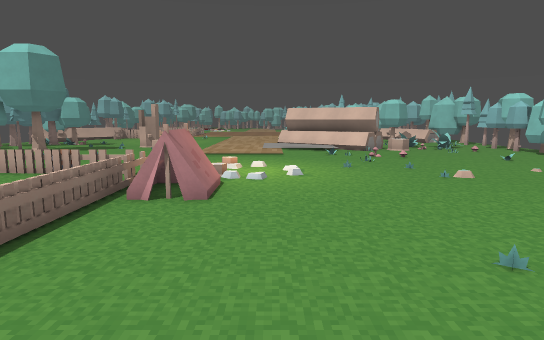
view 1 (above)

24 first-person views from a walk through a Godot game level. The camera is 1.5 m above the floor, tilts 8° down and sees 75° across. The floor is counted in squares, 1 m on a side. Each view is taken from the middle of a square. On the plan, view 1 faces up. The plan holds only what a view shows up to about 16 squares ahead; the rest is blank. The place goes on beyond the plan. Some surface patterns are stand-ins.

view 2
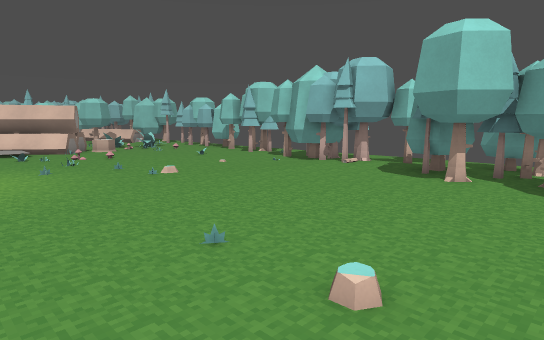

view 3
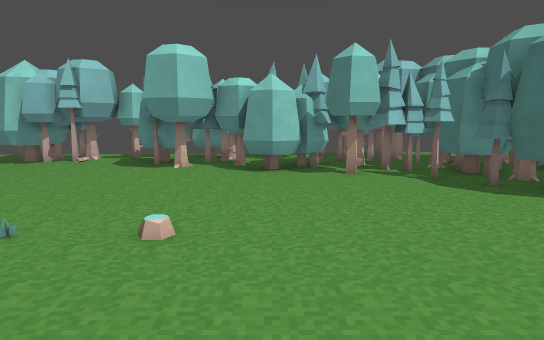

view 4
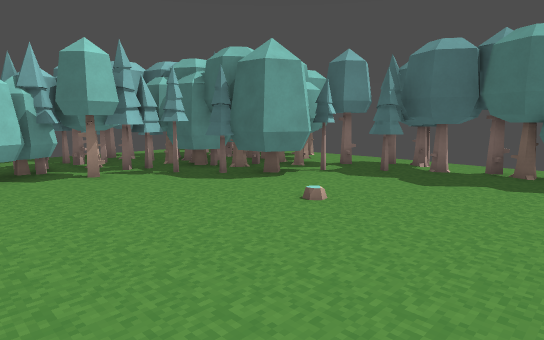

view 5
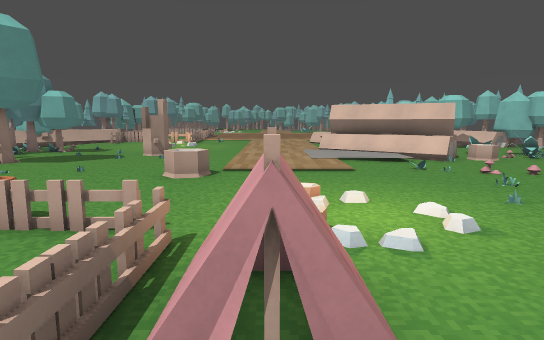

view 6
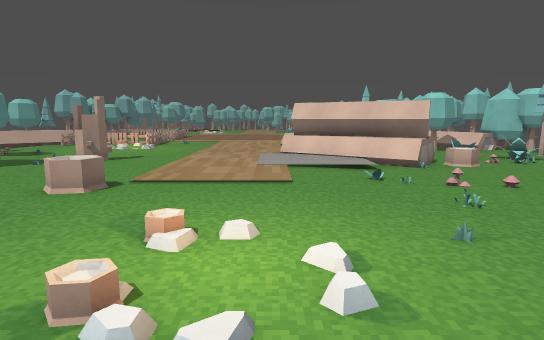

view 7
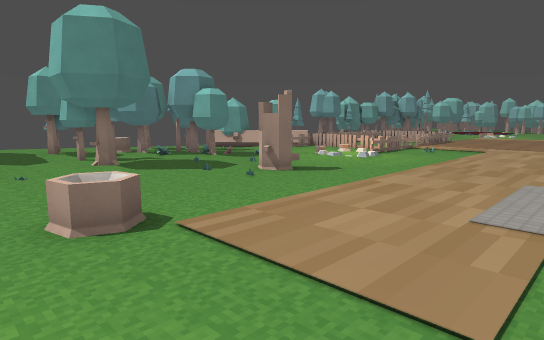

view 8
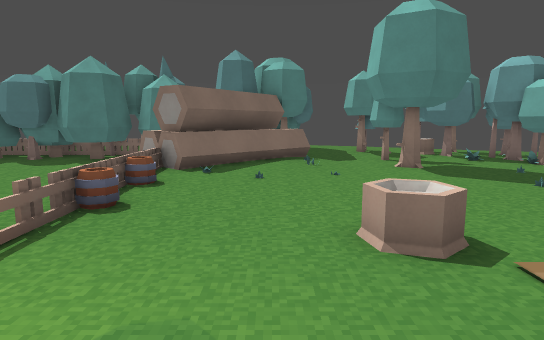

view 9
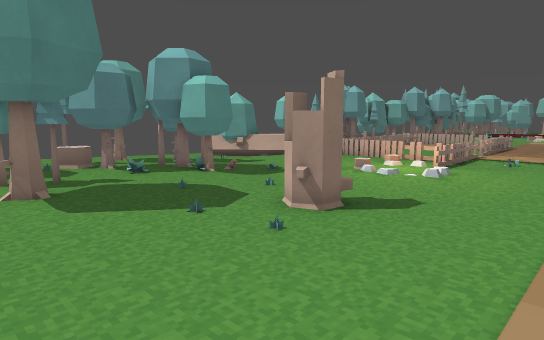

view 10
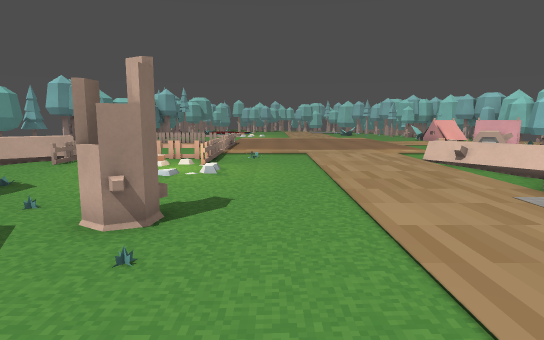

view 11
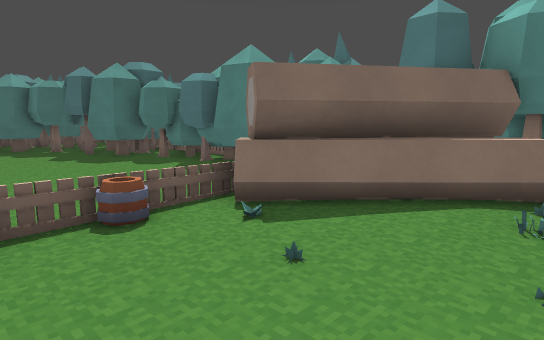

view 12
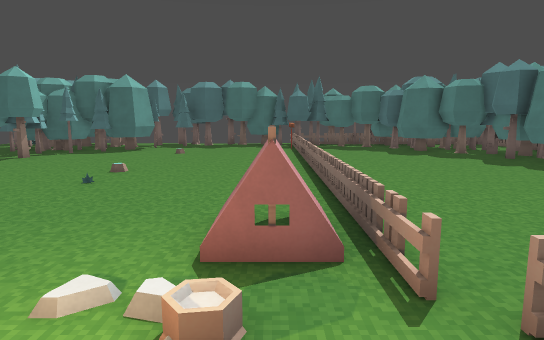

view 13
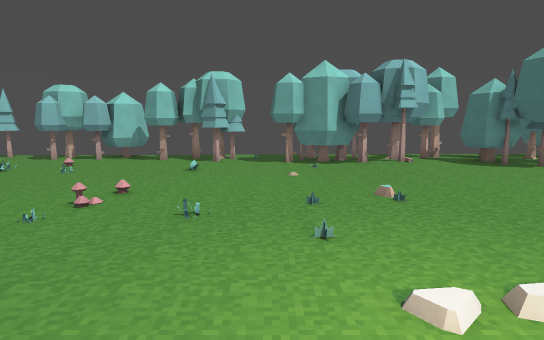

view 14
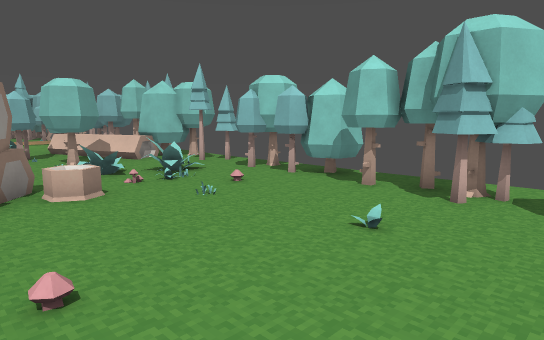

view 15
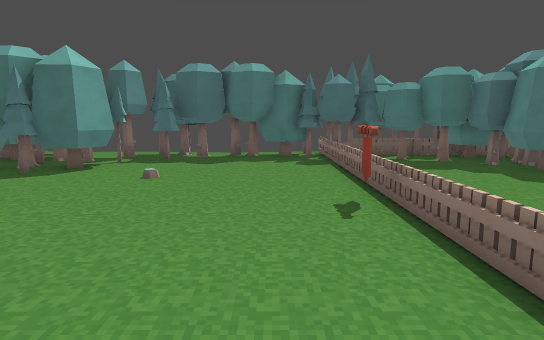

view 16
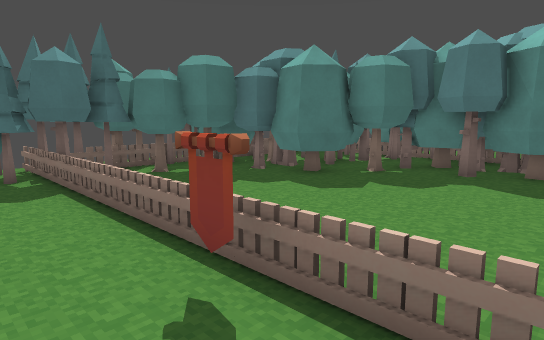

view 17
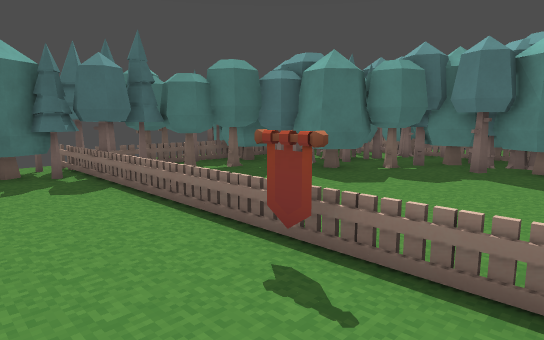

view 18
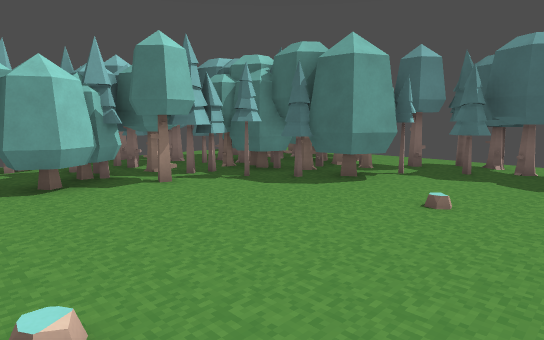

view 19
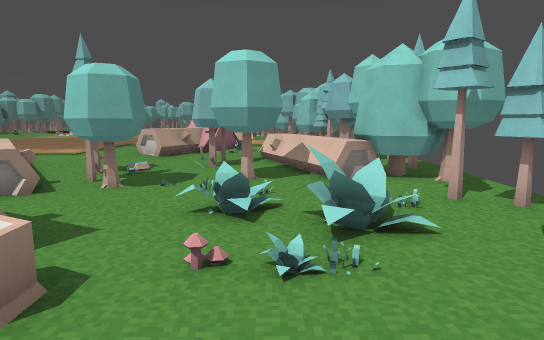

view 20
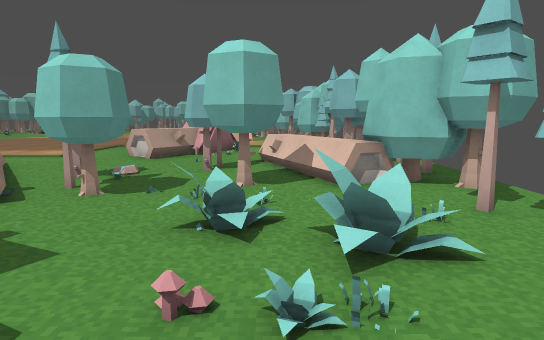

view 21
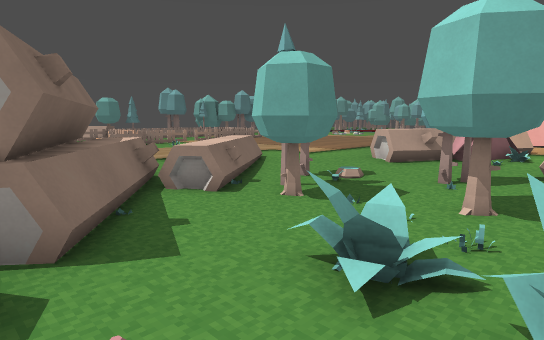

view 22
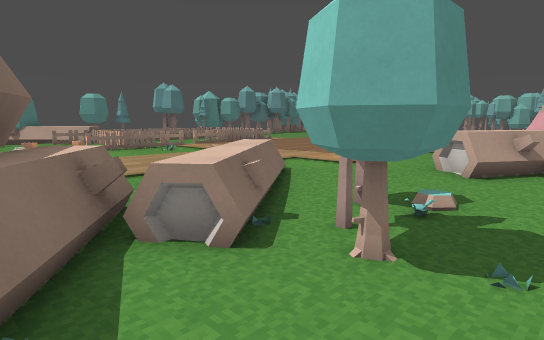

view 23
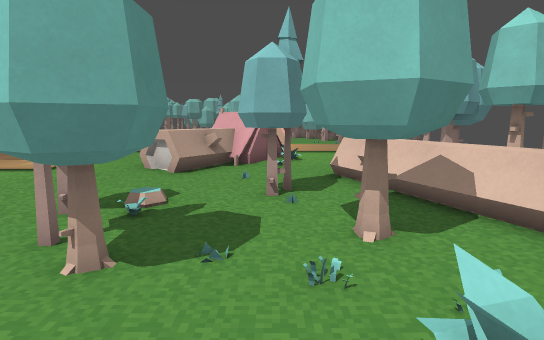

view 24
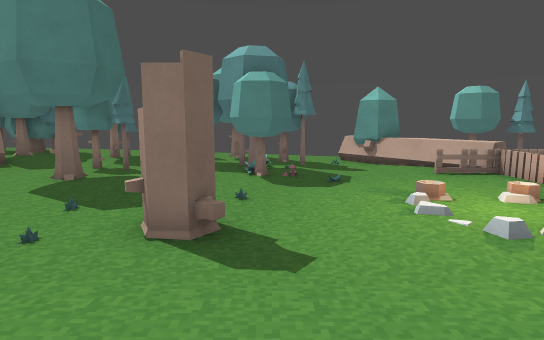

### Floor plan
Key: @ floor where view 1 was taken; # wall or solid block; x gap in a wall; . main floor; : floor 0.25 m higher than the main floor; - floor 0.25 m lower than the main floor; / step, stairs or slope; = window, fence, low wall or low ledge; ^ raised ledge; T tree; M mushroom; S stump; P plant; B barrel; E tent; I pine tree; A banner; O other object.
Columns run from 17 left of view 1 to 14 right of it. Each row starts with its distance up from view 1.
 33 II        =..   ......^=----  TT
 32 TT        =..  .......-=O--^   T
 31 TT   =   #=...........---I-=^  O
 30     ====x==......../.----T--^= -
 29    ^=x....x.......^^-TT--O--^= I
 28  #^=.=..::=.......=^^TT---T#x^^#
 27 ##/................=^=ITT-T#-^#T
 26 #-......O..........-^^TTT------T
 25 .....-.............^^^----O----I
 24 .TIOO.....--......##^=----O-=/-I
 23 .TTOTT..----......#####-----=/--
 22 T#TITT..OSS-.......######-M---TT
 21 ###T .....S.........=^##SS----TT
 20 IIT#...O..P..........=^-S---O-TT
 19 .SO.I....O...........----------#
 18  I..ITT...............---------#
 17 :TxTT.T................-------TT
 16 ::....................M..-----##
 15 T::......O..S .........M..----#T
 14 T##^=O.......S............---III
 13 ####^^:.P.................-----I
 12    ###=:..................------
 11      ###...........P.O....---TO
 10       ##=B=B==........O...--###
  9      ##      #=.............T##
  8          .... =E............###
  7       ....... =E............IT
  6     # ....... =..............TT
  5   ### ....... =.............#TTT
  4   #TT........ =............I#  =
  3   ##T........ =....P......#T####
  2   # TT....... =...........#IIT##
  1   # T# ...... =...........#TTTI#
  0     ###...... =..@.......##  .I#
 -1     ###...... A...........#III
 -2     ##T...... A..........TTTTI
 -3     ##T ..... =..........#ITTI.
 -4      TT# .... =.........IIITI TT
 -5   ## .####..  =.......#II#TTITTO
 -6   # TOI###..  =.......##TOTTT OO
 -7   #OOOOTTTT.  =.......# T#O  T.O
 -8    O O O##TTTT#......IIOT##OOO
 -9       OOO# TITII.T.TIITO ##O
-10       O# OIT  ###TTTTITTT

Positions as (right, up) in squares from view 1, and headings:
1: (0, 0), facing up
2: (0, 0), facing up-right
3: (-2, 0), facing right
4: (-2, 1), facing down-right
5: (-2, 5), facing up
6: (0, 7), facing up
7: (1, 13), facing up-left
8: (0, 13), facing left
9: (-3, 16), facing up-left
10: (-5, 16), facing up
11: (-6, 15), facing down-left
12: (-2, 12), facing down
13: (-2, 12), facing right
14: (5, 12), facing up-right
15: (-1, 5), facing down
16: (-1, 1), facing down-left
17: (0, 1), facing down-left
18: (0, 2), facing down-right
19: (10, 18), facing up
20: (10, 19), facing up
21: (11, 21), facing up-left
22: (8, 23), facing up-left
23: (8, 23), facing up
24: (-2, 23), facing left
